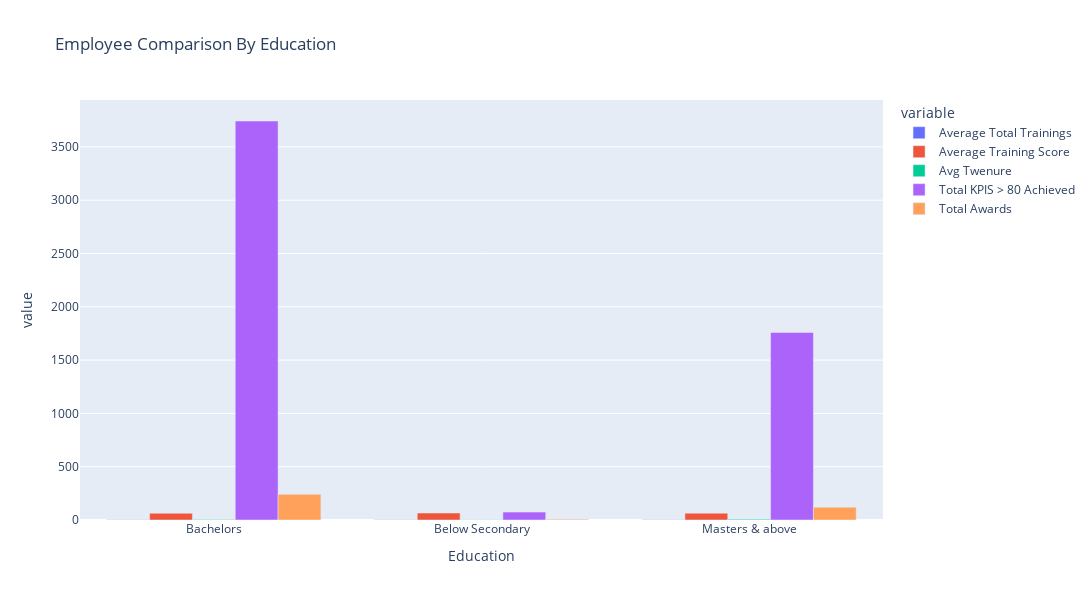

Write notebook code for a chart like this one.
### Code cell
fig = px.bar(education, x='Education',
              y =['Average Total Trainings', 'Average Training Score', 'Avg Twenure', 'Total KPIS > 80 Achieved', 'Total Awards'], 
              title= "Employee Comparison By Education", 
              barmode='group')
# Update the layout
fig.update_layout(width=1100, height=600, bargap=0.2)
fig.show()

### Figure 1 — Plotly figure (JSON) as saved in the notebook; plotly's stock layout.template omitted (floating-point values rounded to 4 significant figures)
{"data": [{"alignmentgroup": "True", "hovertemplate": "variable=Average Total Trainings<br>Education=%{x}<br>value=%{y}<extra></extra>", "legendgroup": "Average Total Trainings", "marker": {"color": "#636efa", "pattern": {"shape": ""}}, "name": "Average Total Trainings", "offsetgroup": "Average Total Trainings", "orientation": "v", "showlegend": true, "textposition": "auto", "type": "bar", "x": ["Bachelors", "Below Secondary", "Masters & above"], "xaxis": "x", "y": [1.257, 1.31, 1.225], "yaxis": "y"}, {"alignmentgroup": "True", "hovertemplate": "variable=Average Training Score<br>Education=%{x}<br>value=%{y}<extra></extra>", "legendgroup": "Average Training Score", "marker": {"color": "#EF553B", "pattern": {"shape": ""}}, "name": "Average Training Score", "offsetgroup": "Average Training Score", "orientation": "v", "showlegend": true, "textposition": "auto", "type": "bar", "x": ["Bachelors", "Below Secondary", "Masters & above"], "xaxis": "x", "y": [63.02, 65.49, 64.05], "yaxis": "y"}, {"alignmentgroup": "True", "hovertemplate": "variable=Avg Twenure<br>Education=%{x}<br>value=%{y}<extra></extra>", "legendgroup": "Avg Twenure", "marker": {"color": "#00cc96", "pattern": {"shape": ""}}, "name": "Avg Twenure", "offsetgroup": "Avg Twenure", "orientation": "v", "showlegend": true, "textposition": "auto", "type": "bar", "x": ["Bachelors", "Below Secondary", "Masters & above"], "xaxis": "x", "y": [5.78, 2.298, 7.441], "yaxis": "y"}, {"alignmentgroup": "True", "hovertemplate": "variable=Total KPIS > 80 Achieved<br>Education=%{x}<br>value=%{y}<extra></extra>", "legendgroup": "Total KPIS > 80 Achieved", "marker": {"color": "#ab63fa", "pattern": {"shape": ""}}, "name": "Total KPIS > 80 Achieved", "offsetgroup": "Total KPIS > 80 Achieved", "orientation": "v", "showlegend": true, "textposition": "auto", "type": "bar", "x": ["Bachelors", "Below Secondary", "Masters & above"], "xaxis": "x", "y": [3743, 74, 1759], "yaxis": "y"}, {"alignmentgroup": "True", "hovertemplate": "variable=Total Awards<br>Education=%{x}<br>value=%{y}<extra></extra>", "legendgroup": "Total Awards", "marker": {"color": "#FFA15A", "pattern": {"shape": ""}}, "name": "Total Awards", "offsetgroup": "Total Awards", "orientation": "v", "showlegend": true, "textposition": "auto", "type": "bar", "x": ["Bachelors", "Below Secondary", "Masters & above"], "xaxis": "x", "y": [241, 8, 120], "yaxis": "y"}], "layout": {"bargap": 0.2, "barmode": "group", "height": 600, "legend": {"title": {"text": "variable"}, "tracegroupgap": 0}, "title": {"text": "Employee Comparison By Education"}, "width": 1100, "xaxis": {"anchor": "y", "domain": [0, 1], "title": {"text": "Education"}}, "yaxis": {"anchor": "x", "domain": [0, 1], "title": {"text": "value"}}}}
